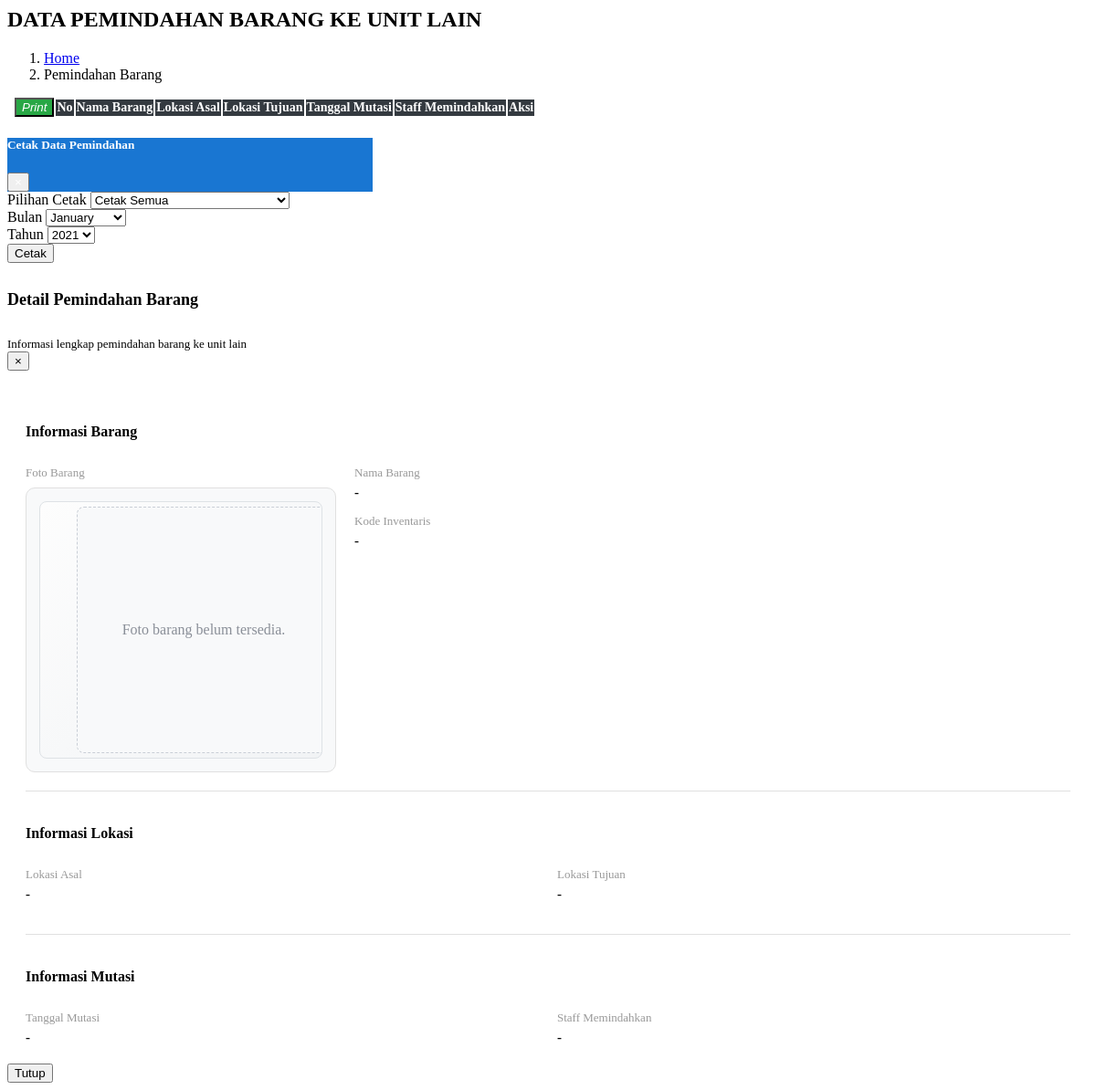
The page /admin/unit/pemindahan/pemindahan.php on the database as committed earlier.
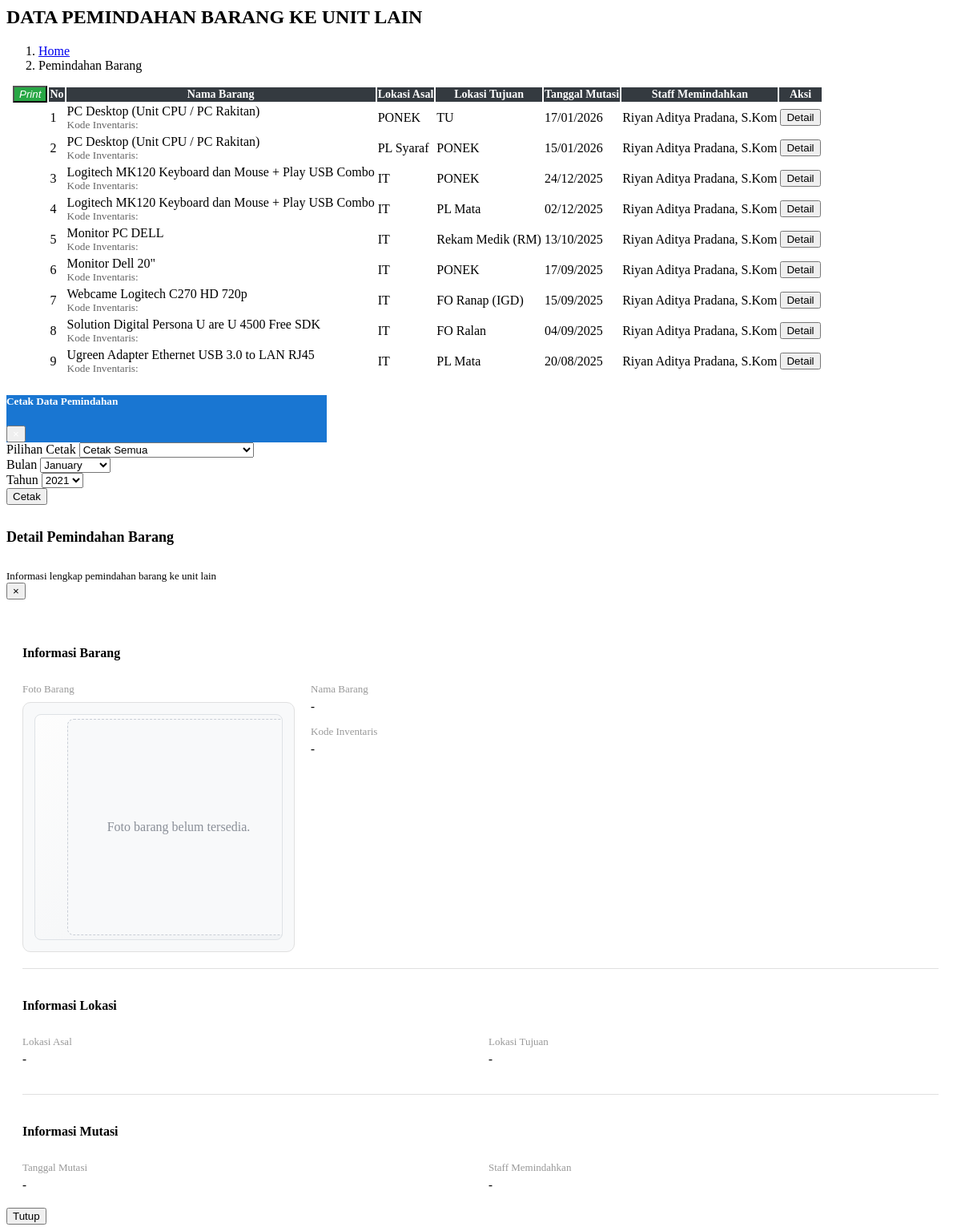
The same page on the database as committed later.
### tables this page shows
CREATE TABLE `tb_mutasi_barang` (
  `mutasi_id` int(11) NOT NULL,
  `barang_id` int(11) NOT NULL,
  `lokasi_asal` int(11) DEFAULT NULL,
  `lokasi_tujuan` int(11) DEFAULT NULL,
  `tanggal_mutasi` date DEFAULT curdate(),
  `id_user` int(11) DEFAULT NULL,
  `keterangan` text DEFAULT NULL
);

CREATE TABLE `tb_barang` (
  `barang_id` int(11) NOT NULL,
  `pengajuan_id` int(11) DEFAULT NULL,
  `nama_barang` varchar(150) NOT NULL,
  `jenis_barang` enum('Komputer & Laptop','Komponen Komputer & Laptop','Printer & Scanner','Komponen Printer & Scanner','Komponen Network','Kamera & Aksesoris') NOT NULL,
  `nomor_seri` varchar(150) DEFAULT NULL,
  `ip_address` varchar(50) DEFAULT NULL,
  `jumlah` int(11) NOT NULL,
  `harga` decimal(15,2) DEFAULT NULL,
  `spesifikasi` text DEFAULT NULL,
  `tanggal_terima` date DEFAULT curdate(),
  `kondisi` enum('baru','bekas','rusak','dalam perbaikan','-') DEFAULT '-',
  `lokasi_id` int(11) DEFAULT NULL,
  `keterangan` text DEFAULT NULL,
  `foto` varchar(200) NOT NULL
);

CREATE TABLE `tb_lokasi` (
  `lokasi_id` int(11) NOT NULL,
  `nama_lokasi` varchar(100) NOT NULL,
  `keterangan` text DEFAULT NULL
);

CREATE TABLE `tb_user` (
  `id_user` int(11) NOT NULL,
  `nip` varchar(30) NOT NULL,
  `username` varchar(50) NOT NULL,
  `password` varchar(255) NOT NULL,
  `nama_lengkap` varchar(100) NOT NULL,
  `email` varchar(100) DEFAULT NULL,
  `no_hp` varchar(20) DEFAULT NULL,
  `role` enum('Kepala Ruangan','Staff') NOT NULL,
  `foto` varchar(255) DEFAULT NULL,
  `status` enum('aktif','nonaktif') DEFAULT 'aktif',
  `created_at` timestamp NOT NULL DEFAULT current_timestamp(),
  `updated_at` timestamp NOT NULL DEFAULT current_timestamp() ON UPDATE current_timestamp()
);

### admin/unit/pemindahan/pemindahan.php (the view, shortened to what the changed rows need)
<?php
require_once("../config/koneksi.php");
?>
<section class="content-header">
  <div class="container-fluid">
    <div class="row mb-2">
      <div class="col-sm-6">
        <h1>DATA PEMINDAHAN BARANG KE UNIT LAIN</h1>
      </div>
    </div>
  </div>
</section>
<section class="content">
  <div class="container-fluid">
    <div class="row">
      <div class="col-12">
      <div class="card">
            <div class="card-body">
                <table id="example1" class="table table-bordered table-striped">
                <thead style="background:rgb(52, 58, 64, 1)">
                    <tr>
                      <th style="font-size: 14px; color: white;" responsive>No</th>
                      <th style="font-size: 14px; color: white;" responsive>Nama Barang</th>
                      <th style="font-size: 14px; color: white;" responsive>Lokasi Asal</th>
                      <th style="font-size: 14px; color: white;" responsive>Lokasi Tujuan</th>
                      <th style="font-size: 14px; color: white;" responsive>Tanggal Mutasi</th>
                      <th style="font-size: 14px; color: white;" responsive>Staff Memindahkan</th>
                      <th style="font-size: 14px; color: white;" responsive>Aksi</th>
                    </tr>
                </thead>
                <tbody>
                    <?php
                    $no = 1;
                    $q = mysqli_query($config, "SELECT m.*, b.nama_barang, b.kode_inventaris, b.foto, l1.nama_lokasi AS lokasi_asal_nama, l2.nama_lokasi AS lokasi_tujuan_nama, u.nama_lengkap as nama_staff, (SELECT penyerahan_id FROM tb_penyerahan WHERE barang_id = m.barang_id ORDER BY penyerahan_id DESC LIMIT 1) as penyerahan_id
                      FROM tb_mutasi_barang m
                      LEFT JOIN tb_barang b ON m.barang_id = b.barang_id
                      LEFT JOIN tb_lokasi l1 ON m.lokasi_asal = l1.lokasi_id
                      LEFT JOIN tb_lokasi l2 ON m.lokasi_tujuan = l2.lokasi_id
                      LEFT JOIN tb_user u ON m.id_user = u.id_user
                      ORDER BY m.tanggal_mutasi DESC");
                    while ($row = mysqli_fetch_assoc($q)) : ?>
                    <tr>
                      <td><?= $no++; ?></td>
                      <td>
                        <?= htmlspecialchars($row['nama_barang']); ?>
                        <br><small style="color: #666;">Kode Inventaris: <b><?= htmlspecialchars($row['kode_inventaris'] ?? '') ?></b></small>
                      </td>
                      <td><?= htmlspecialchars($row['lokasi_asal_nama']); ?></td>
                      <td><?= htmlspecialchars($row['lokasi_tujuan_nama']); ?></td>
                      <td><?= !empty($row['tanggal_mutasi']) ? date('d/m/Y', strtotime($row['tanggal_mutasi'])) : '-'; ?></td>
                      <td><?= htmlspecialchars($row['nama_staff']); ?></td>
                      <td>
                      <button type="button" class="btn btn-info btn-sm" data-toggle="modal" data-target="#detailModal" onclick="showDetail(<?php echo htmlspecialchars(json_encode($row)); ?>)">
                        <i class="fa fa-eye"></i> Detail
                      </button>
                      </td>
                    </tr>
                    <?php endwhile; ?>
                </tbody>
              </table>
</section>

Rows that differ between the two databases and show on the page:
added tb_mutasi_barang: barang.nama_barang "PC Desktop (Unit CPU / PC Rakitan)", lokasi_asal.nama_lokasi "PONEK", lokasi_tujuan.nama_lokasi "TU", tanggal_mutasi "17/01/2026", id_user.nama_lengkap "Riyan Aditya Pradana, S.Kom"
added tb_mutasi_barang: barang.nama_barang "PC Desktop (Unit CPU / PC Rakitan)", lokasi_asal.nama_lokasi "PL Syaraf", lokasi_tujuan.nama_lokasi "PONEK", tanggal_mutasi "15/01/2026", id_user.nama_lengkap "Riyan Aditya Pradana, S.Kom"
added tb_mutasi_barang: barang.nama_barang "Logitech MK120 Keyboard dan Mouse + Play USB Combo", lokasi_asal.nama_lokasi "IT", lokasi_tujuan.nama_lokasi "PONEK", tanggal_mutasi "24/12/2025", id_user.nama_lengkap "Riyan Aditya Pradana, S.Kom"
added tb_mutasi_barang: barang.nama_barang "Logitech MK120 Keyboard dan Mouse + Play USB Combo", lokasi_asal.nama_lokasi "IT", lokasi_tujuan.nama_lokasi "PL Mata", tanggal_mutasi "02/12/2025", id_user.nama_lengkap "Riyan Aditya Pradana, S.Kom"
added tb_mutasi_barang: barang.nama_barang "Monitor PC DELL", lokasi_asal.nama_lokasi "IT", lokasi_tujuan.nama_lokasi "Rekam Medik (RM)", tanggal_mutasi "13/10/2025", id_user.nama_lengkap "Riyan Aditya Pradana, S.Kom"
added tb_mutasi_barang: barang.nama_barang "Monitor Dell 20\"", lokasi_asal.nama_lokasi "IT", lokasi_tujuan.nama_lokasi "PONEK", tanggal_mutasi "17/09/2025", id_user.nama_lengkap "Riyan Aditya Pradana, S.Kom"
added tb_mutasi_barang: barang.nama_barang "Webcame Logitech C270 HD 720p", lokasi_asal.nama_lokasi "IT", lokasi_tujuan.nama_lokasi "FO Ranap (IGD)", tanggal_mutasi "15/09/2025", id_user.nama_lengkap "Riyan Aditya Pradana, S.Kom"
added tb_mutasi_barang: barang.nama_barang "Solution Digital Persona U are U 4500 Free SDK", lokasi_asal.nama_lokasi "IT", lokasi_tujuan.nama_lokasi "FO Ralan", tanggal_mutasi "04/09/2025", id_user.nama_lengkap "Riyan Aditya Pradana, S.Kom"
added tb_mutasi_barang: barang.nama_barang "Ugreen Adapter Ethernet USB 3.0 to LAN RJ45", lokasi_asal.nama_lokasi "IT", lokasi_tujuan.nama_lokasi "PL Mata", tanggal_mutasi "20/08/2025", id_user.nama_lengkap "Riyan Aditya Pradana, S.Kom"
